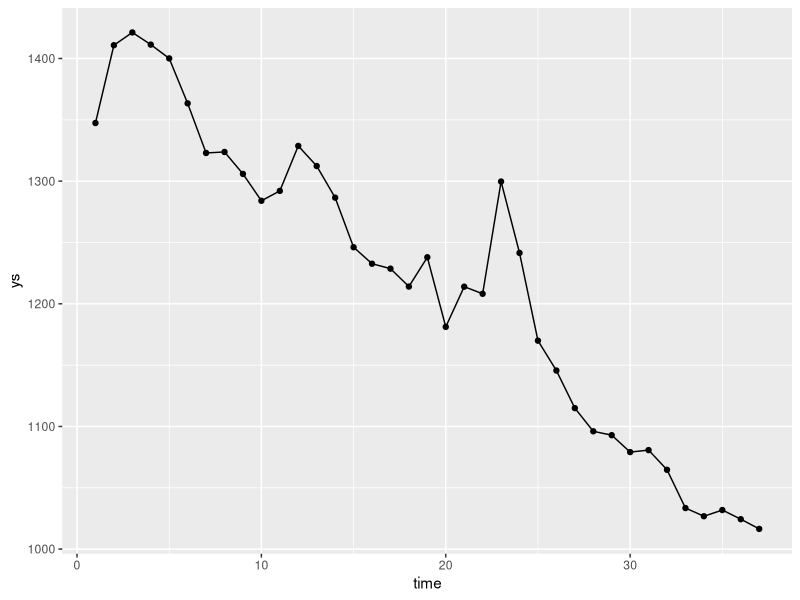

Recreate this plot in R.
library(ggplot2)


setwd("C:/Users/Death Star/Desktop/Trax_Lab/Code")
points<- read.csv("adpA-experimental.csv", header=TRUE)
time <- points$time
ys <- points$IMV.intensity.Mean.Value.

ggplot(points, aes(x=time, y=ys)) +geom_point() + geom_line()
